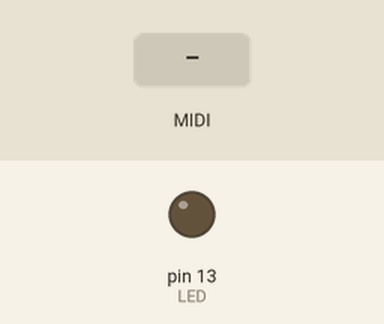
Simulated run of this sketch. Board: Arduino Uno, built with avr-gcc and run on an emulated ATmega328P. Shown: output pins drawn as LEDs (lit = HIGH). Inputs (shaded band) come from the test bench. MIDI output is not drawn.

Above: at 1.2 s.
1.3 s: MIDI note 60 received
At 1.45 s:
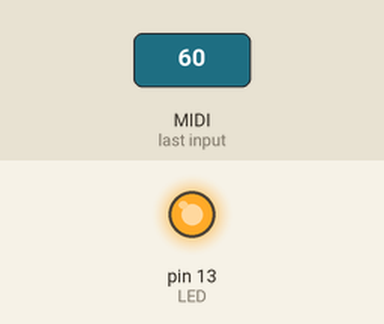
Timing chart, 0 to 4.3 s (numbered marks = the images above; inputs shaded):
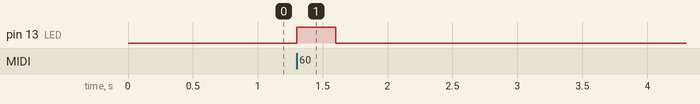

The sketch:

sketch_aug14a.ino
```cpp
#include <MIDI.h>

MIDI_CREATE_DEFAULT_INSTANCE();

#define LED 13

void setup()
{
 pinMode(LED, OUTPUT);
 MIDI.begin(); // Configura MIDI y escucha todos los canales
 Serial.begin(115200);
}
void loop()
{
 if (MIDI.read()) // Comprueba si hay mensajes
 {
 int tipo=MIDI.getType();
 int nota=MIDI.getData1();
 if (tipo == 0x90 && nota == 60)
 {
 digitalWrite(LED,HIGH);
 }
 else
 digitalWrite(LED,LOW);
 }
}
```

Measured:
- after the input at 1.3 s, pin 13 (LED): LOW → HIGH at once, → LOW 0.30 s later
